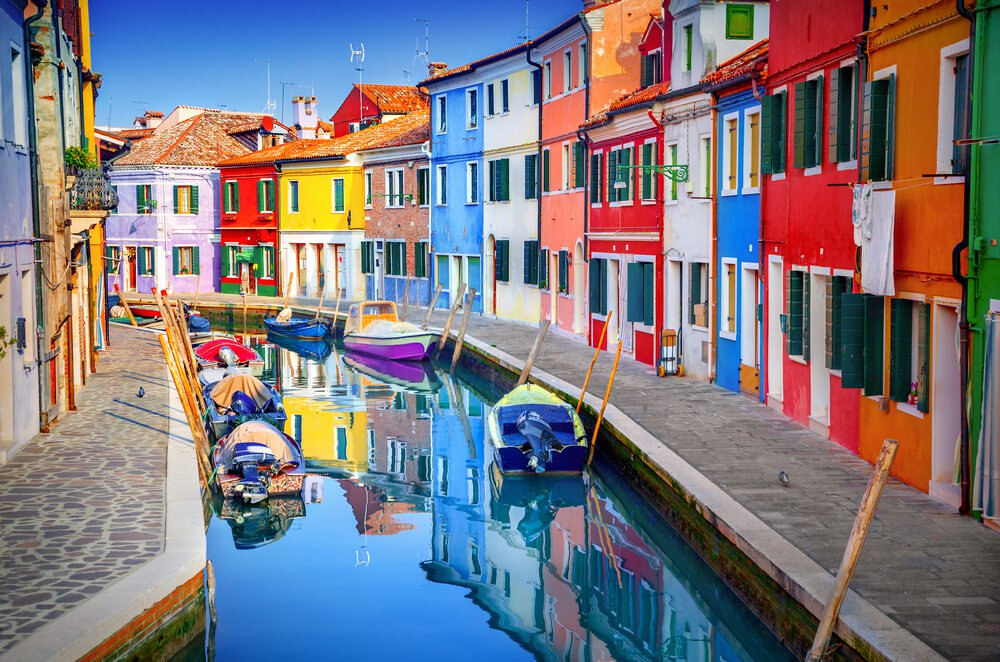
#> input picture colorpic.jpg, 1000 x 662 px, found by its file name
$ python Color_detection.py
#> lines starting #> are read from the running program, lines starting #| are printed output that depends on the picture
import cv2
import pandas as pd
from sklearn.cluster import KMeans
import matplotlib.pyplot as plt

img_path = r"C:\Users\Renad\OneDrive\Desktop\College\Semester 4\Data Mining\Project\colorpic.jpg"
img = cv2.imread(img_path)
#> img is the input picture: shape (662, 1000, 3); mean B, G, R 127.2, 120.1, 124.8

# declaring global variables (are used later on)
clicked = False
r = g = b = x_pos = y_pos = 0

# Reading csv file with pandas and giving names to each column
index = ["color", "color_name", "hex", "R", "G", "B"]
csv = pd.read_csv("colors.csv", names=index, header=None)
#> (reads Color_detection/Color_detection/colors.csv from the repository)

# Drop the "hex" column
csv.drop("hex", axis=1, inplace=True)

# Clean the dataset
csv = csv.dropna()  # Remove rows with missing values
csv = csv[csv["R"].between(0, 255)]  # Remove rows where R values are out of range
csv = csv[csv["G"].between(0, 255)]  # Remove rows where G values are out of range
csv = csv[csv["B"].between(0, 255)]  # Remove rows where B values are out of range

# Remove duplicates from the DataFrame
csv.drop_duplicates(subset=["color_name", "R", "G", "B"], inplace=True)

# Reset the index
csv.reset_index(drop=True, inplace=True)

# Fit KMeans clustering algorithm to the data
X = csv[["R", "G", "B"]]
kmeans = KMeans(n_clusters=5, random_state=42, n_init="auto").fit(X)
csv["cluster"] = kmeans.predict(X)


# function to get the cluster centroid of the given color
def get_cluster_center(R, G, B):
    return kmeans.predict([[R, G, B]])[0]


plt.boxplot(csv["cluster"])
plt.ylabel("Cluster")
plt.show()
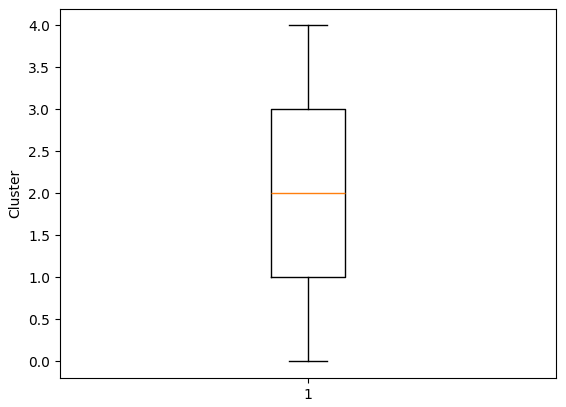
#> figure drawn by matplotlib, 1 panel


# function to calculate minimum distance from all colors and get the most matching color
def get_color_name(R, G, B):
    cluster = get_cluster_center(R, G, B)
    df_cluster = csv[csv["cluster"] == cluster]
    minimum = 10000
    for i in range(len(df_cluster)):
        d = (
            abs(R - int(df_cluster.iloc[i]["R"]))
            + abs(G - int(df_cluster.iloc[i]["G"]))
            + abs(B - int(df_cluster.iloc[i]["B"]))
        )
        if d <= minimum:
            minimum = d
            cname = df_cluster.iloc[i]["color_name"]
    return cname


# function to get x,y coordinates of mouse double click
def draw_function(event, x, y, flags, param):
    if event == cv2.EVENT_LBUTTONDBLCLK:
        global b, g, r, x_pos, y_pos, clicked
        clicked = True
        x_pos = x
        y_pos = y
        b, g, r = img[y, x]
        b = int(b)
        g = int(g)
        r = int(r)


cv2.namedWindow("image")
cv2.setMouseCallback("image", draw_function)

while True:
    cv2.imshow("image", img)
    if clicked:
        # cv2.rectangle(image, start point, endpoint, color, thickness)-1 fills entire rectangle
        cv2.rectangle(img, (20, 20), (750, 60), (b, g, r), -1)

        # Creating text string to display( Color name and RGB values )
        text = (
            get_color_name(r, g, b) + " R=" + str(r) + " G=" + str(g) + " B=" + str(b)
        )

        # cv2.putText(img,text,start,font(0-7),fontScale,color,thickness,lineType )
        cv2.putText(img, text, (50, 50), 2, 0.8, (255, 255, 255), 2, cv2.LINE_AA)

        # For very light colours we will display text in black colour
        if r + g + b >= 600:
            cv2.putText(img, text, (50, 50), 2, 0.8, (0, 0, 0), 2, cv2.LINE_AA)

        clicked = False

    # Break the loop when user hits 'esc' key
    if cv2.waitKey(20) & 0xFF == 27:
#> (key Esc is pressed here)
        break

cv2.destroyAllWindows()
